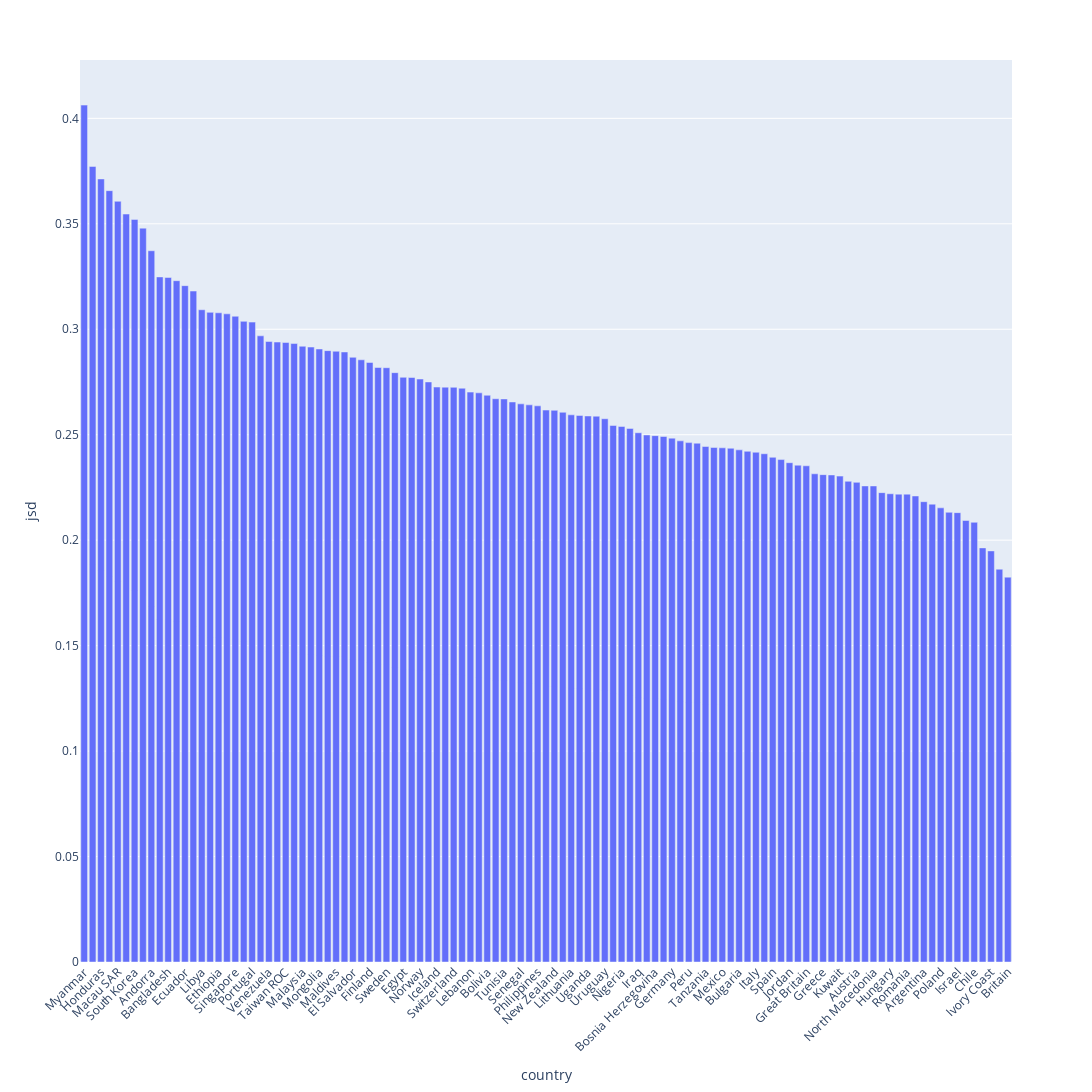

The cell this chart's notebook holds for it:
### Code cell
import plotly.express as px

fig = px.bar(df.sort_values('jsd', ascending=False), 'country', 'jsd')
fig.update_layout(
    height=1500, 
    width=2000, 
    xaxis_tickangle=-45,  
    margin=dict(b=100) 
)
fig.show()

### Figure 1 — Plotly figure (JSON) as saved in the notebook; plotly's stock layout.template omitted (floating-point values rounded to 4 significant figures)
{"data": [{"hovertemplate": "country=%{x}<br>jsd=%{y}<extra></extra>", "legendgroup": "", "marker": {"color": "#636efa", "pattern": {"shape": ""}}, "name": "", "orientation": "v", "showlegend": false, "textposition": "auto", "type": "bar", "x": ["Myanmar", "Azerbaijan", "Honduras", "Tajikistan", "Macau SAR", "Nicaragua", "South Korea", "Denmark", "Andorra", "Puerto Rico", "Bangladesh", "Kyrgyzstan", "Ecuador", "Belgium", "Libya", "Morocco", "Ethiopia", "Zimbabwe", "Singapore", "Belarus", "Portugal", "Hong Kong SAR", "Venezuela", "Colombia", "Taiwan ROC", "Vietnam", "Malaysia", "Iran", "Mongolia", "Georgia", "Maldives", "Guatemala", "El Salvador", "China", "Finland", "Kazakhstan", "Sweden", "Pakistan", "Egypt", "India", "Norway", "Montenegro", "Iceland", "Estonia", "Switzerland", "Latvia", "Lebanon", "Netherlands", "Bolivia", "Armenia", "Tunisia", "Japan", "Senegal", "Slovenia", "Philippines", "Thailand", "New Zealand", "Uzbekistan", "Lithuania", "S. Korea", "Uganda", "Albania", "Uruguay", "Northern Ireland", "Nigeria", "Ghana", "Iraq", "Cyprus", "Bosnia Herzegovina", "Brazil", "Germany", "Australia", "Peru", "Croatia", "Tanzania", "Ukraine", "Mexico", "Canada", "Bulgaria", "S. Africa", "Italy", "Czechia", "Spain", "Russia", "Jordan", "Indonesia", "Great Britain", "United States", "Greece", "Slovakia", "Kuwait", "Burkina Faso", "Austria", "Mali", "North Macedonia", "Serbia", "Hungary", "Taiwan", "Romania", "Turkey", "Argentina", "Czech Rep.", "Poland", "Angola", "Israel", "Kenya", "Chile", "Palest. ter.", "Ivory Coast", "France", "Britain"], "xaxis": "x", "y": [0.4063, 0.3772, 0.3713, 0.3657, 0.3607, 0.3546, 0.3521, 0.348, 0.3372, 0.3248, 0.3246, 0.323, 0.3207, 0.3181, 0.3092, 0.308, 0.3078, 0.3073, 0.3062, 0.3038, 0.3034, 0.2969, 0.2942, 0.2939, 0.2937, 0.2932, 0.2919, 0.2916, 0.2907, 0.2899, 0.2896, 0.2892, 0.2867, 0.2855, 0.2843, 0.2819, 0.2818, 0.2794, 0.2772, 0.2771, 0.2764, 0.275, 0.2726, 0.2725, 0.2725, 0.272, 0.2702, 0.2699, 0.2687, 0.2671, 0.267, 0.2655, 0.2646, 0.2642, 0.2637, 0.2617, 0.2616, 0.2606, 0.2594, 0.2591, 0.2589, 0.2588, 0.2576, 0.2544, 0.2539, 0.253, 0.2509, 0.2499, 0.2496, 0.2492, 0.2484, 0.2471, 0.2463, 0.246, 0.2444, 0.244, 0.2438, 0.2436, 0.2428, 0.2421, 0.2417, 0.241, 0.2393, 0.2382, 0.2367, 0.2356, 0.2353, 0.2315, 0.2311, 0.2309, 0.2304, 0.2279, 0.2274, 0.2257, 0.2257, 0.2225, 0.222, 0.2218, 0.2218, 0.221, 0.2183, 0.2171, 0.2153, 0.2132, 0.2131, 0.2093, 0.2085, 0.1963, 0.1949, 0.1862, 0.1825], "yaxis": "y"}], "layout": {"barmode": "relative", "height": 1500, "legend": {"tracegroupgap": 0}, "margin": {"b": 100, "t": 60}, "width": 2000, "xaxis": {"anchor": "y", "domain": [0, 1], "tickangle": -45, "title": {"text": "country"}}, "yaxis": {"anchor": "x", "domain": [0, 1], "title": {"text": "jsd"}}}}
